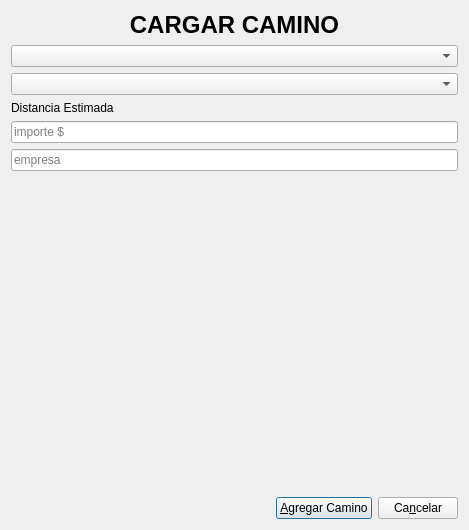
<?xml version="1.0" encoding="UTF-8"?>
<ui version="4.0">
 <class>DialogCarga</class>
 <widget class="QDialog" name="DialogCarga">
  <property name="windowModality">
   <enum>Qt::NonModal</enum>
  </property>
  <property name="enabled">
   <bool>true</bool>
  </property>
  <property name="geometry">
   <rect>
    <x>0</x>
    <y>0</y>
    <width>469</width>
    <height>530</height>
   </rect>
  </property>
  <property name="sizePolicy">
   <sizepolicy hsizetype="Preferred" vsizetype="Preferred">
    <horstretch>0</horstretch>
    <verstretch>0</verstretch>
   </sizepolicy>
  </property>
  <property name="minimumSize">
   <size>
    <width>469</width>
    <height>530</height>
   </size>
  </property>
  <property name="maximumSize">
   <size>
    <width>469</width>
    <height>530</height>
   </size>
  </property>
  <property name="windowTitle">
   <string>Cargar Ciudad</string>
  </property>
  <property name="autoFillBackground">
   <bool>false</bool>
  </property>
  <layout class="QVBoxLayout" name="verticalLayout_2">
   <item>
    <layout class="QVBoxLayout" name="verticalLayout">
     <item>
      <widget class="QLabel" name="titulo">
       <property name="font">
        <font>
         <pointsize>18</pointsize>
         <weight>75</weight>
         <bold>true</bold>
        </font>
       </property>
       <property name="text">
        <string>CARGAR CAMINO</string>
       </property>
       <property name="alignment">
        <set>Qt::AlignCenter</set>
       </property>
      </widget>
     </item>
     <item>
      <widget class="QComboBox" name="ciudadOrigen"/>
     </item>
     <item>
      <widget class="QComboBox" name="ciudadDestino"/>
     </item>
     <item>
      <widget class="QLabel" name="distancia">
       <property name="text">
        <string>Distancia Estimada</string>
       </property>
      </widget>
     </item>
     <item>
      <widget class="QLineEdit" name="importe">
       <property name="placeholderText">
        <string>importe $</string>
       </property>
      </widget>
     </item>
     <item>
      <widget class="QLineEdit" name="empresa">
       <property name="placeholderText">
        <string>empresa</string>
       </property>
      </widget>
     </item>
     <item>
      <spacer name="verticalSpacer">
       <property name="orientation">
        <enum>Qt::Vertical</enum>
       </property>
       <property name="sizeHint" stdset="0">
        <size>
         <width>20</width>
         <height>40</height>
        </size>
       </property>
      </spacer>
     </item>
     <item>
      <layout class="QHBoxLayout" name="horizontalLayout">
       <item>
        <spacer name="horizontalSpacer">
         <property name="orientation">
          <enum>Qt::Horizontal</enum>
         </property>
         <property name="sizeHint" stdset="0">
          <size>
           <width>40</width>
           <height>20</height>
          </size>
         </property>
        </spacer>
       </item>
       <item>
        <widget class="QPushButton" name="bAgregarAris">
         <property name="text">
          <string>&amp;Agregar Camino</string>
         </property>
        </widget>
       </item>
       <item>
        <widget class="QPushButton" name="BCancelar">
         <property name="text">
          <string>Ca&amp;ncelar</string>
         </property>
        </widget>
       </item>
      </layout>
     </item>
    </layout>
   </item>
  </layout>
 </widget>
 <resources/>
 <connections/>
</ui>
